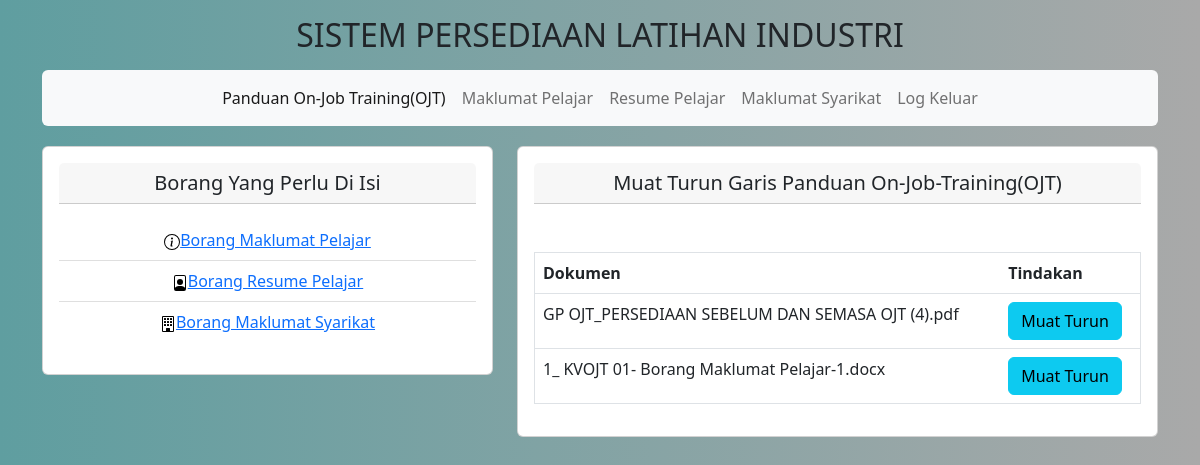
Page /pelajar/panduanojt.php on the committed database.
### tables this page shows
CREATE TABLE `panduanojt` (
  `id_panduan` int NOT NULL,
  `panduan` varchar(250) NOT NULL,
  `tarikh_masuk` date NOT NULL
);

### pelajar/panduanojt.php (the view, shortened to what this page needs)
<!doctype html>
<html lang="en">
<?php
include'../loginserver.php';
include '../config.php';
?>
  <head>
<link href="assets/dist/css/bootstrap.min.css" rel="stylesheet">
<link rel="stylesheet" href="//cdn.jsdelivr.net/npm/alertifyjs@1.13.1/build/css/alertify.min.css"/>
  </head>
  <body>
<main>
  <div class="container-xl mb-4">
    <center><p>
      <h2>SISTEM PERSEDIAAN LATIHAN INDUSTRI</h2><p>
    </center>
   <nav class="navbar navbar-expand-sm bg-light rounded" aria-label="Twelfth navbar example">
      <div class="container-fluid">
        <div class="collapse navbar-collapse justify-content-md-center" id="navbar">
          <ul class="navbar-nav">
            <li class="nav-item">
              <a class="nav-link active" href="panduanojt.php">Panduan On-Job Training(OJT)</a>
            </li>
            <li class="nav-item">
              <a class="nav-link" href="paparborangmaklumat.php">Maklumat Pelajar</a>
            </li>
            <li class="nav-item">
              <a class="nav-link" href="papar_resume.php">Resume Pelajar</a>
            </li>
            <li class="nav-item">
              <a class="nav-link" href="paparmaklumatsyarikat.php">Maklumat Syarikat</a>
            </li>
            <li class="nav-item">
              <a class="nav-link" href="../logout.php" onclick="return confirm('Anda Pasti Mahu Log Keluar?')">Log Keluar</a>
            </li>
          </ul>
        </div>
      </div>
    </nav>
<center>
<div class="row">
  <div class="col-sm-5">
    <div class="card">
      <div class="card-body">
        <h5 class="card-header">Borang Yang Perlu Di Isi</h5>
        <p class="card-text">
            <ol class="list-group list-group-flush">
                <li class="list-group-item">
                    <img src="icon/info-circle.svg"><a href="borang/borangmaklumat.php">Borang Maklumat Pelajar</a>
                </li>
                <li class="list-group-item">
                    <img src="icon/file-person.svg"><a href="papar_resume.php">Borang Resume Pelajar</a>
                </li>
                <li class="list-group-item">
                    <img src="icon/building.svg"><a href="maklumatsyarikat.php">Borang Maklumat Syarikat</a>
                </li>
            </ol>
            </p>
      </div>
    </div>
  </div>
  <br>
  <div class="col-sm-7">
    <div class="card">
      <div class="card-body">
        <h5 class="card-header">Muat Turun Garis Panduan On-Job-Training(OJT)</h5>
        <table class="table border 1">
          <tr>
            <th>Dokumen</th>
            <th>Tindakan</th>
          </tr>
                  <?php
                  $query="SELECT * FROM panduanojt";
                  $query_run=mysqli_query($conn,$query);
                  if (mysqli_num_rows($query_run)>0) {
              foreach ($query_run as $data) {
                ?>
                  <tr>
                    <td><?=$data['panduan']
                                     ?></td>
                    <td>
                      <a class="btn btn-info" href="download_panduan.php?panduan=<?= $data["panduan"]; ?>">Muat Turun</a>
                    </td>
                  </tr>
    <br>
                    <?php
                    }
                  }else{
?>
        TIADA DATA
<?php
                  }
                  ?>
        </table>
      </div>
    </div>
  </div>
</div>
</center>
</main>
  </body>
</html>

### pelajar/panduanojt.php (style rules this page uses)
body { padding-bottom: 20px; background: linear-gradient(to right, CadetBlue, DarkGrey); }
.navbar { margin-bottom: 20px; }

### rows in the picture
panduanojt: panduan "GP OJT_PERSEDIAAN SEBELUM DAN SEMASA OJT (4).pdf"
panduanojt: panduan "1_ KVOJT 01- Borang Maklumat Pelajar-1.docx"
